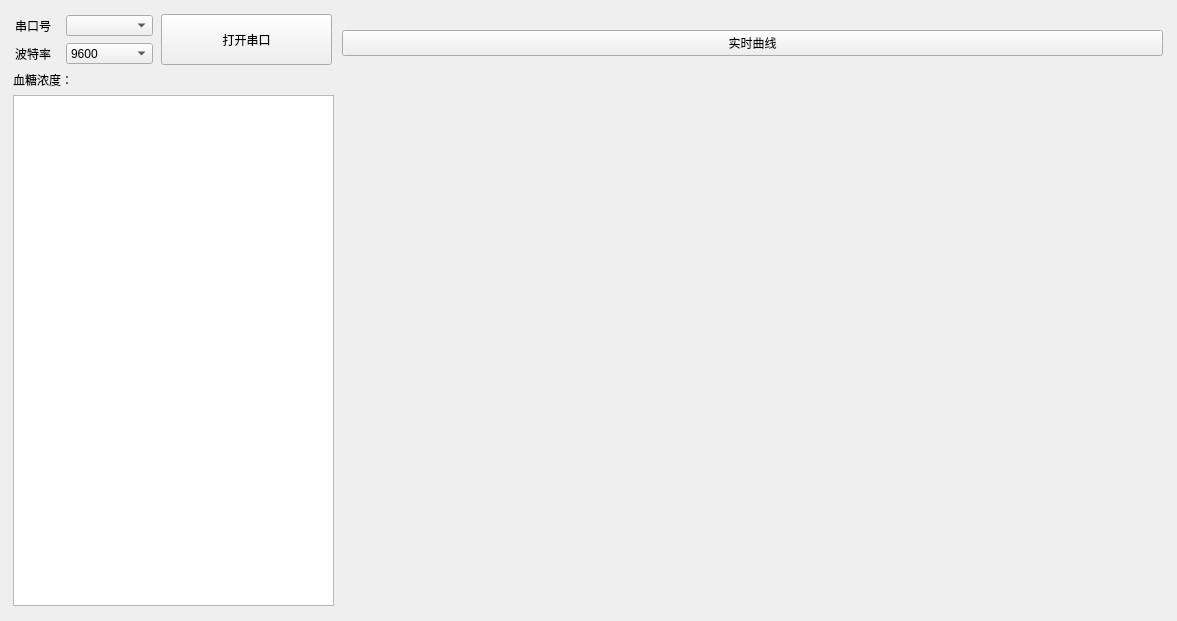
<?xml version="1.0" encoding="UTF-8"?>
<ui version="4.0">
 <class>Widget</class>
 <widget class="QWidget" name="Widget">
  <property name="geometry">
   <rect>
    <x>0</x>
    <y>0</y>
    <width>1177</width>
    <height>621</height>
   </rect>
  </property>
  <property name="windowTitle">
   <string>Widget</string>
  </property>
  <layout class="QGridLayout" name="gridLayout">
   <item row="0" column="0">
    <layout class="QVBoxLayout" name="verticalLayout_2">
     <item>
      <layout class="QHBoxLayout" name="horizontalLayout_3">
       <item>
        <layout class="QVBoxLayout" name="verticalLayout">
         <item>
          <layout class="QHBoxLayout" name="horizontalLayout">
           <item>
            <widget class="QLabel" name="label">
             <property name="minimumSize">
              <size>
               <width>45</width>
               <height>21</height>
              </size>
             </property>
             <property name="maximumSize">
              <size>
               <width>45</width>
               <height>21</height>
              </size>
             </property>
             <property name="text">
              <string>串口号</string>
             </property>
            </widget>
           </item>
           <item>
            <widget class="QComboBox" name="COM">
             <property name="minimumSize">
              <size>
               <width>87</width>
               <height>21</height>
              </size>
             </property>
             <property name="maximumSize">
              <size>
               <width>87</width>
               <height>21</height>
              </size>
             </property>
            </widget>
           </item>
          </layout>
         </item>
         <item>
          <layout class="QHBoxLayout" name="horizontalLayout_2">
           <item>
            <widget class="QLabel" name="label_2">
             <property name="minimumSize">
              <size>
               <width>45</width>
               <height>21</height>
              </size>
             </property>
             <property name="maximumSize">
              <size>
               <width>45</width>
               <height>21</height>
              </size>
             </property>
             <property name="text">
              <string>波特率</string>
             </property>
            </widget>
           </item>
           <item>
            <widget class="QComboBox" name="BautRate">
             <property name="minimumSize">
              <size>
               <width>87</width>
               <height>21</height>
              </size>
             </property>
             <property name="maximumSize">
              <size>
               <width>87</width>
               <height>21</height>
              </size>
             </property>
             <item>
              <property name="text">
               <string>9600</string>
              </property>
             </item>
             <item>
              <property name="text">
               <string>19200</string>
              </property>
             </item>
             <item>
              <property name="text">
               <string>38400</string>
              </property>
             </item>
             <item>
              <property name="text">
               <string>57600</string>
              </property>
             </item>
             <item>
              <property name="text">
               <string>115200</string>
              </property>
             </item>
             <item>
              <property name="text">
               <string>230400</string>
              </property>
             </item>
             <item>
              <property name="text">
               <string>460800</string>
              </property>
             </item>
            </widget>
           </item>
          </layout>
         </item>
        </layout>
       </item>
       <item>
        <widget class="QPushButton" name="openSerial_btn">
         <property name="minimumSize">
          <size>
           <width>171</width>
           <height>51</height>
          </size>
         </property>
         <property name="maximumSize">
          <size>
           <width>171</width>
           <height>51</height>
          </size>
         </property>
         <property name="text">
          <string>打开串口</string>
         </property>
        </widget>
       </item>
      </layout>
     </item>
     <item>
      <widget class="QLabel" name="label_3">
       <property name="text">
        <string>血糖浓度：</string>
       </property>
      </widget>
     </item>
     <item>
      <widget class="QPlainTextEdit" name="plainTextEdit">
       <property name="sizePolicy">
        <sizepolicy hsizetype="Preferred" vsizetype="Preferred">
         <horstretch>0</horstretch>
         <verstretch>0</verstretch>
        </sizepolicy>
       </property>
       <property name="minimumSize">
        <size>
         <width>321</width>
         <height>511</height>
        </size>
       </property>
       <property name="maximumSize">
        <size>
         <width>321</width>
         <height>511</height>
        </size>
       </property>
      </widget>
     </item>
    </layout>
   </item>
   <item row="0" column="1">
    <layout class="QVBoxLayout" name="verticalLayout_3">
     <item>
      <widget class="QPushButton" name="plot_btn">
       <property name="text">
        <string>实时曲线</string>
       </property>
      </widget>
     </item>
     <item>
      <widget class="QCustomPlot" name="plot" native="true">
       <property name="minimumSize">
        <size>
         <width>821</width>
         <height>511</height>
        </size>
       </property>
       <property name="maximumSize">
        <size>
         <width>821</width>
         <height>511</height>
        </size>
       </property>
      </widget>
     </item>
    </layout>
   </item>
  </layout>
 </widget>
 <layoutdefault spacing="6" margin="11"/>
 <customwidgets>
  <customwidget>
   <class>QCustomPlot</class>
   <extends>QWidget</extends>
   <header location="global">qcustomplot.h</header>
   <container>1</container>
  </customwidget>
 </customwidgets>
 <resources/>
 <connections/>
</ui>
